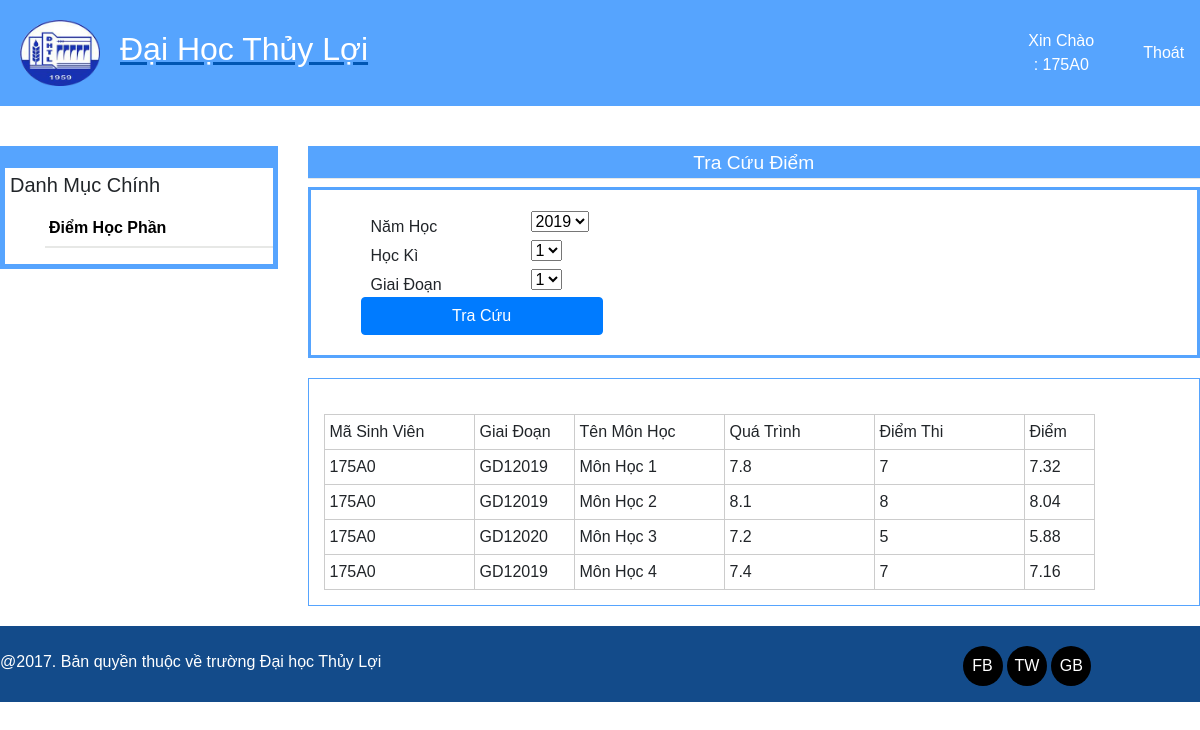
The page /php/sinhvien/sinhvien.php (signed in) on the database its author committed.
### tables this page shows
CREATE TABLE `giaidoan` (
  `MaGD` varchar(8) NOT NULL,
  `Nam` int(4) NOT NULL,
  `KyH` int(1) NOT NULL,
  `GD` int(1) NOT NULL
);

CREATE TABLE `diem` (
  `MaSV` varchar(8) NOT NULL,
  `MaMH` varchar(8) NOT NULL,
  `diem1` float DEFAULT NULL,
  `hs1` float DEFAULT NULL,
  `diem2` float DEFAULT NULL,
  `hs2` float DEFAULT NULL,
  `diem3` float DEFAULT NULL,
  `hs3` float DEFAULT NULL,
  `DQT` float DEFAULT NULL,
  `DT` float DEFAULT NULL,
  `diemtongket` float DEFAULT NULL
);

CREATE TABLE `monh` (
  `MaMH` varchar(8) NOT NULL,
  `TenMH` varchar(30) NOT NULL,
  `MaN` varchar(8) NOT NULL,
  `STC` int(11) NOT NULL,
  `HS` float DEFAULT NULL
);

### php/sinhvien/sinhvien.php (the view, shortened to what this page needs)
<?php
include("../includes/head.php");
?>
    <main>
        <div class="row" style="margin-top: 30px;">
            <div class="main-l col-md-3">
                <div class="dm">
                  <h5 style="padding: 5px;">Danh Mục Chính</h5>
                  <ul class="menu">
                    <li><a href="sinhvien.php" class="active"><span>Điểm Học Phần</span></a></li>
                  </ul>
                </div>
            </div>
            <div class="main-r col-md-9">
                <div class="daumuc">
                    <h3 style="text-align: center;">Tra Cứu Điểm</h3>
                </div>
                <form class="frm" action="" method="post">
                    <div class="row row-qlmh">
                        <div class="col-md-12">
                            <div class="label">Năm Học</div>
                            <div class="value">
                                <select name="svnh" id="">
                                <?php
                                    $output ='';
                                    include("../includes/conn.php");
                                    $sql = "select Nam from giaidoan group by Nam";
                                    $kq = mysqli_query($dbcon,$sql);
                                    while($row = mysqli_fetch_assoc($kq))
                                    {
                                        $output .= '<option value="'.$row['Nam'].'">'.$row['Nam'].'</option>';
                                    }
                                    echo $output;
                                ?>
                                </select>
                            </div>
                        </div>
                        <div class="col-md-12">
                            <div class="label">Học Kì</div>
                            <div class="value">
                                <select name="svkh" id="">
                                <?php
                                    $output ='';
                                    include("../includes/conn.php");
                                    $sql = "select KyH from giaidoan group by KyH";
                                    $kq = mysqli_query($dbcon,$sql);
                                    while($row = mysqli_fetch_assoc($kq))
                                    {
                                        $output .= '<option value="'.$row['KyH'].'">'.$row['KyH'].'</option>';
                                    }
                                    echo $output;
                                ?>
                                </select>
                            </div>
                        </div>
                        <div class="col-md-12">
                            <div class="label">Giai Đoạn</div>
                            <div class="value">
                                <select name="svgd" id="">
                                <?php
                                    $output ='';
                                    include("../includes/conn.php");
                                    $sql = "select GD from giaidoan group by GD";
                                    $kq = mysqli_query($dbcon,$sql);
                                    while($row = mysqli_fetch_assoc($kq))
                                    {
                                        $output .= '<option value="'.$row['GD'].'">'.$row['GD'].'</option>';
                                    }
                                    echo $output;
                                ?>
                                </select>
                            </div>
                        </div>
                        <div class="col-md-4">
                            <div class="btn-n">
                                <button type="submit" class="btn btn-primary">Tra Cứu</button>
                            </div>
                        </div>
                    </div>
                </form>
            <div class="bangdulieu">
                <table class="table-data" bgcolor="#FFFFFF">
                    <?php
                    if(!$dbcon)
                    {
                        die('loi ket loi :' .mysqli_connect_error());
                    }
                    else
                    {
                        if(isset($_POST['svnh'])){
                            $masv = $_POST['svma'];
                            $namhoc = $_POST['svnh'];
                            $kihoc = $_POST['svkh'];
                            $giaidoan = $_POST['svgd'];
                            $output = '';
                            $query = "SELECT diem.MaSV,giaidoan.MaGD,monh.TenMH,diem.DQT,diem.DT,diem.diemtongket  FROM giaidoan,lophp,monh,diem,dsl WHERE giaidoan.MaGD = lophp.MaGD AND lophp.MaLHP = dsl.MaLHP AND lophp.MaMH = monh.MaMH AND diem.MaMH=monh.MaMH AND giaidoan.Nam = $namhoc AND giaidoan.KyH = $kihoc AND giaidoan.gd = $giaidoan AND diem.MaSV = (SELECT sv.MaSV FROM sv WHERE sv.MaSV = '$masv' AND dsl.MaSV ='$masv')";
                            $kq = mysqli_query($dbcon,$query);
                            while($row = mysqli_fetch_array($kq) )
                            {
                                $output .= '<tr><td>' .$row[0]. '</td><td>' .$row[1]. '</td><td>'.$row[2].'</td><td>'.$row[3].'</td><td>'.$row[4].'</td><td>'.$row[5].'</td></tr>';
                            }
                            echo '<tr class="row-first">
                            <td width="150">Mã Sinh Viên</td>
                            <td width="100">Giai Đoạn</td>
                            <td width="150">Tên Môn Học</td>
                            <td width="150">Quá Trình</td>
                            <td width="150">Điểm Thi</td>
                            <td width="70">Điểm</td>
                            </tr>'.$output;
                        }
                        else {
                            $masv = $_SESSION['username'];
                            $output = '';
                            $query = "SELECT diem.MaSV,giaidoan.MaGD,monh.TenMH,diem.DQT,diem.DT,diem.diemtongket  FROM giaidoan,lophp,monh,diem,dsl WHERE giaidoan.MaGD = lophp.MaGD AND lophp.MaLHP = dsl.MaLHP AND lophp.MaMH = monh.MaMH AND diem.MaMH=monh.MaMH AND diem.MaSV = (SELECT sv.MaSV FROM sv WHERE sv.MaSV = '$masv' AND dsl.MaSV ='$masv')";
                            $kq = mysqli_query($dbcon,$query);
                            while($row = mysqli_fetch_array($kq) )
                            {
                                $output .= '<tr><td>' .$row[0]. '</td><td>' .$row[1]. '</td><td>'.$row[2].'</td><td>'.$row[3].'</td><td>'.$row[4].'</td><td>'.$row[5].'</td></tr>';
                            }
                            echo '<tr class="row-first">
                            <td width="150">Mã Sinh Viên</td>
                            <td width="100">Giai Đoạn</td>
                            <td width="150">Tên Môn Học</td>
                            <td width="150">Quá Trình</td>
                            <td width="150">Điểm Thi</td>
                            <td width="70">Điểm</td>
                            </tr>'.$output;
                        }
                    }
                    ?>
                </table>
                </div>
            </div>
        </div>
    </main>
<?php
    include("../includes/footer.php");
?>

### css/style.css (style rules this page uses)
.dm { margin-top: 10px; width: 100%; border: solid 5px #56a4fe; border-top: 22px solid #56a4fe; }
ul.menu li a { border-bottom: 2px solid #E7E8E6; color: #626A69; display: block; outline: none; padding: 6px 4px; }
ul.menu li a span { font-size: 16px; color: black; }
ul.menu li { list-style: none; }
ul li a.active { color: #2C79B3; font-weight: bold; }
.daumuc { padding-top: 10px; }
.daumuc a h3,.daumuc h3 { padding-top: 5px; display: block; height: 33px; background:#56a4fe; border-bottom: 1px solid #E7E8E6; color: #FFFFFF; font-size: 120%; }
.label,.value { display: block; float: left; margin-left: 10px; }
.frm { display: block; border: #56a4fe 3px solid; padding: 20px 50px; }
.bangdulieu { display: block; width: auto; border: #56a4fe 1px solid; margin: 20px 0px; padding-top: 20px; }
.btn-n { clear: both; padding-top: 0px; margin-left: 0px; }
.table-data,.table-data td { border:1px solid #cccccc; border-collapse:collapse; padding:5px; margin: 15px; }

### login_logout_sub/style-php.css (style rules this page uses)
body { font-family: Arial, Helvetica, sans-serif; }
form { border: 3px solid #f1f1f1; }
button { background-color: #4CAF50; color: white; padding: 14px 20px; margin: 0px; border: none; cursor: pointer; width: 100%; }

### php/quantriweb/style-ql.css (style rules this page uses)
.label { display: block; width: 150px; padding-top: 5px; }

### rows shown on the page
giaidoan: diem.MaSV "175A0", MaGD "GD12019", monh.TenMH "Môn Học 1", diem.DQT "7.8", diem.DT "7", diem.diemtongket "7.32", monh.TenMH "Môn Học 2", diem.DQT "8.1", diem.DT "8", diem.diemtongket "8.04", monh.TenMH "Môn Học 4", diem.DQT "7.4", diem.diemtongket "7.16"
giaidoan: diem.MaSV "175A0", MaGD "GD12020", monh.TenMH "Môn Học 3", diem.DQT "7.2", diem.DT "5", diem.diemtongket "5.88"

### other values the page prints
$_SESSION['username'] "175A0"
form field svnh "2019"
form field svkh "1"
form field svgd "1"
